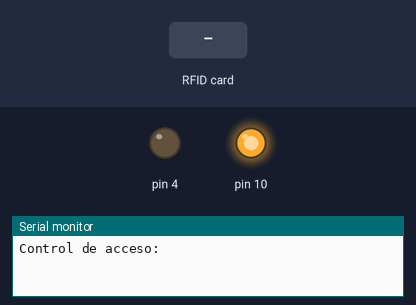
Bench run of a sketch on a simulated Arduino Uno, built with avr-gcc and run on an emulated ATmega328P. Shown: output pins drawn as LEDs (lit = HIGH), the last lines printed to the serial monitor. The test bench sets the inputs (shaded band). The local clock reads 2024-03-15 10:24:30 at power-on unless the sketch sets it.

Above: at 1.2 s.
1.3 s: RFID card 77 8E 87 AB held to the reader
At 2.2 s:
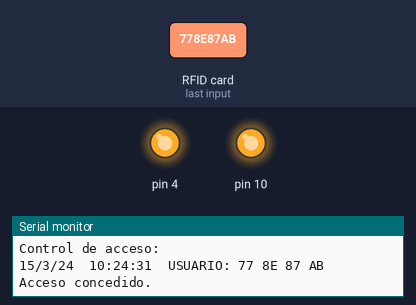
4.3 s: RFID card A6 FF CE A1 held to the reader
5.8 s: RFID card 5E 7A 19 C4 held to the reader
Timing chart, 0 to 8.8 s (numbered marks = the images above; inputs shaded):
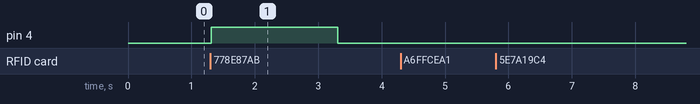

The sketch:

AccesoRFID_y_RTC.ino
```cpp
#include <SPI.h>
#include <MFRC522.h>
#include <DS3231.h>
#include <Wire.h>
DS3231 Clock;
#define RST_PIN  9    //Pin 9 para el reset del RC522
#define SS_PIN  2   //Pin 2 para el SS (SDA) del RC522
MFRC522 mfrc522(SS_PIN, RST_PIN); ///Creamos el objeto para el RC522
byte year, month, date, DoW, hour, minute, second;

void setup() {

  Serial.begin(9600); //Iniciamos La comunicacion serial
  SPI.begin();        //Iniciamos el Bus SPI
  mfrc522.PCD_Init(); // Iniciamos el MFRC522
  Serial.println("Control de acceso:");
  pinMode(4,OUTPUT);
}

byte ActualUID[4]; //almacenará el código del Tag leído
byte Usuario1[4]= {0x77, 0x8E, 0x87, 0xAB} ; //código del usuario 1
byte Usuario2[4]= {0xA6, 0xFF, 0xCE, 0xA1} ; //código del usuario 2
void loop() {

  // Revisamos si hay nuevas tarjetas  presentes
  if ( mfrc522.PICC_IsNewCardPresent())
        {
      //Seleccionamos una tarjeta
            if ( mfrc522.PICC_ReadCardSerial())
            {
                hora();

                  // Enviamos serialemente su UID
                  Serial.print(F("USUARIO:"));
                  for (byte i = 0; i < mfrc522.uid.size; i++) {
                          Serial.print(mfrc522.uid.uidByte[i] < 0x10 ? " 0" : " ");
                          Serial.print(mfrc522.uid.uidByte[i], HEX);
                          ActualUID[i]=mfrc522.uid.uidByte[i];
                  }
                  Serial.print("     ");
                  //comparamos los UID para determinar si es uno de nuestros usuarios
                  if(compareArray(ActualUID,Usuario1)){

                  Serial.println("Acceso concedido. ");
                   digitalWrite(4,HIGH);
                   delay(2000);
                   digitalWrite(4,LOW);
                  }
                  else {
                  if(compareArray(ActualUID,Usuario2)){
                   Serial.println("Acceso concedido. ");

                  }
                  else{
                    Serial.println("Acceso denegado. ");
                  }
                  }
                  // Terminamos la lectura de la tarjeta tarjeta  actual
                  mfrc522.PICC_HaltA();

            }

  }

}

//Función para comparar dos vectores
 boolean compareArray(byte array1[],byte array2[])
{
  if(array1[0] != array2[0])return(false);
  if(array1[1] != array2[1])return(false);
  if(array1[2] != array2[2])return(false);
  if(array1[3] != array2[3])return(false);
  return(true);
}

void hora() {
Wire.begin();
Clock.getTime(year, month, date, DoW, hour, minute, second);
                   Serial.print(date, DEC);
                    Serial.print("/");
                    Serial.print(month, DEC);
                    Serial.print("/");
                    Serial.print(year, DEC);
                    Serial.print("  ");
                    Serial.print(hour, DEC);
                    Serial.print(":");
                    Serial.print(minute, DEC);
                    Serial.print(":");
                    Serial.print(second, DEC);
                    Serial.print("  ");

Wire.end();

}
```

Measured:
- after the input at 1.3 s, pin 4: LOW → HIGH at once, → LOW 2.0 s later
